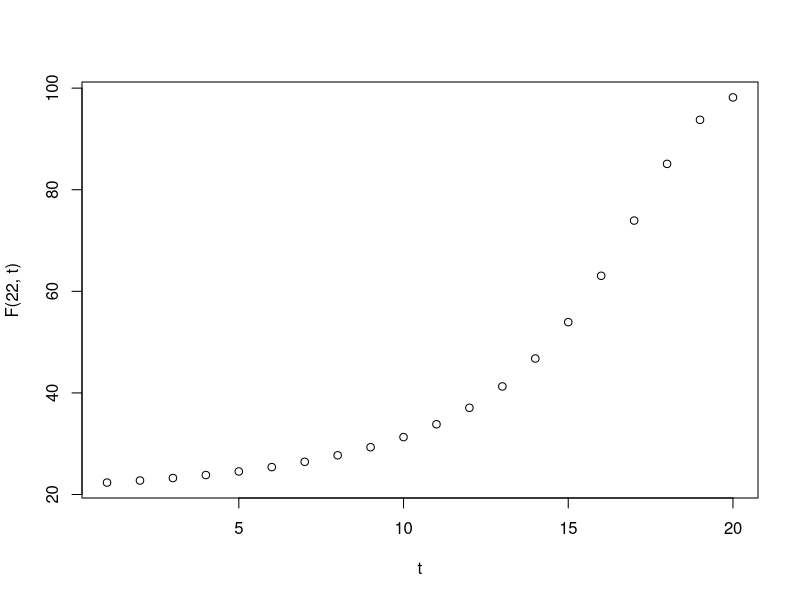

Reproduce this figure in R.
# training_prob2.R

# population growth function: Discrete time Ricker with Allee effect
# Returns the function f as a closure
set_f <- function(gamma, C, K){ 
  function(x) x * exp( gamma*(1-x/K)*((x-C)/K))
}
# Initialize 
f <- set_f(1, 20, 100)

# Recursively apply f for t years
F <- function(N,t){ 
  i = 1
  n <- N
  iterate_t <- function(t){
    while(i<=t){ 
      n <- f(n)
      i<- i+1
    }
    n
  }
  sapply(t, iterate_t)
}

t <-1:20
plot(t, F(22,t))



Pi <- function(E_t, E_s, t){
# Define the initial probability distribution of population density
# SD comes at a given cost, sd = 1/E_s
  P_0 <- function(x) dnorm(x, mean=60, sd=1/E_s) 

  iterate_t <- function(t){ # in case t is a vector
    int <- function(N) E_t*N*F(N,t)*P_0(N)
    integrate(int, 0, 200)$value
  }
  sapply(t, iterate_t)
}


r <- 1 # discounting (interest) rate

# target function which we optimize
target <- function(pars){
  int <- function(t) Pi(pars["E_t"], pars["E_s"], t)*exp(-r*t)
  -integrate(int, 0, T)$value
}


E_s <- seq(.1, 2.1, by=.5)
E_t <- seq(.1, 2.1, by=.5)

out<-sapply(E_s, function(y){
  sapply(E_t, function(x){
    pars <- c(E_t=x,E_s=y)
    target(pars)
  })
})

# Whoops, solution is to harvest at maximum effort and spend nothing on sampling

#optim(pars, target)



